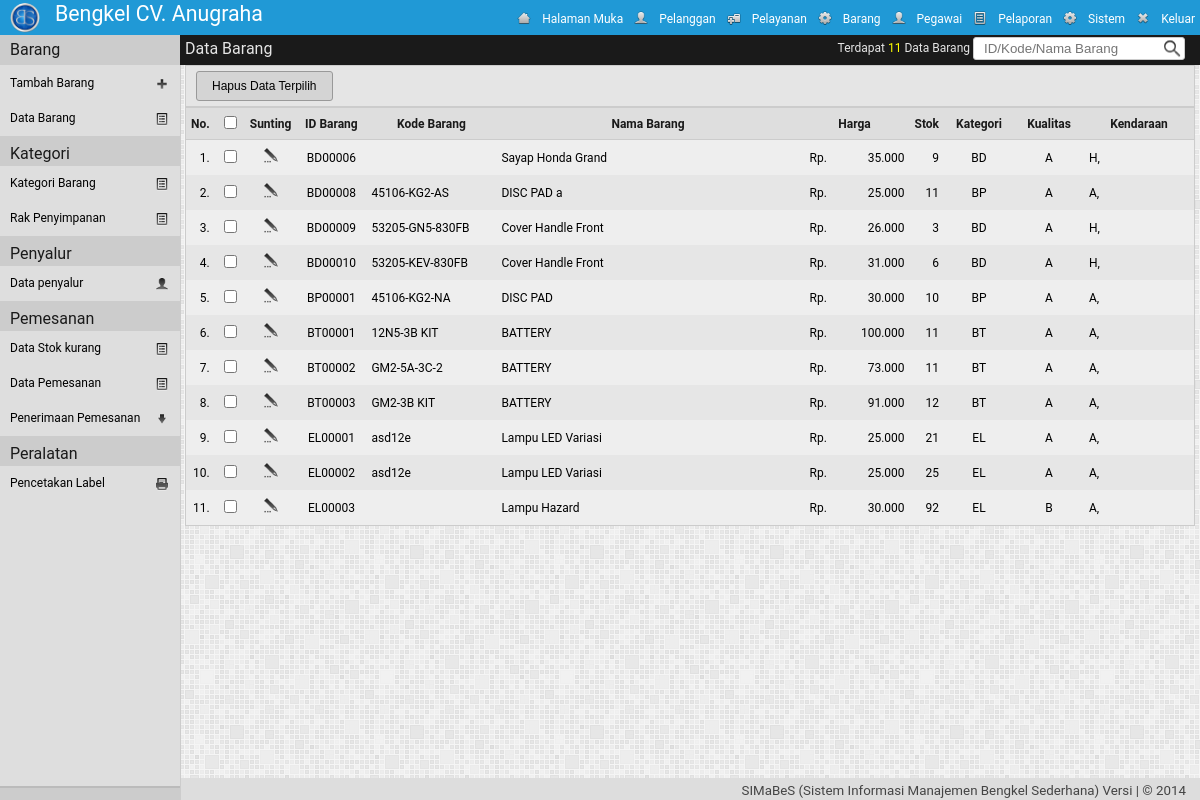
Page /adm/?mod=barang&h=data (signed in) on the committed database.
### tables this page shows
CREATE TABLE IF NOT EXISTS `pengaturan` (
`id` int(1) NOT NULL,
  `nm_bengkel` varchar(30) NOT NULL,
  `telp1` varchar(30) NOT NULL,
  `telp2` varchar(30) NOT NULL,
  `almt_bengkel` text NOT NULL,
  `logo_bengkel` text NOT NULL,
  `tentang_bengkel` text NOT NULL
);

CREATE TABLE IF NOT EXISTS `akses_pengguna` (
  `kel_id` int(2) NOT NULL,
  `id_menu` int(2) NOT NULL,
  `r` enum('0','1') NOT NULL
);

CREATE TABLE IF NOT EXISTS `menu` (
  `id_menu` int(2) NOT NULL,
  `nm_menu` varchar(20) NOT NULL,
  `class` varchar(10) NOT NULL,
  `links` text NOT NULL,
  `icon` text NOT NULL,
  `value` text NOT NULL
);

CREATE TABLE IF NOT EXISTS `br_data` (
  `id_brg` varchar(9) NOT NULL,
  `kode_brg` varchar(25) NOT NULL,
  `nm_brg` varchar(25) NOT NULL,
  `id_kt_brg` varchar(2) NOT NULL,
  `id_kualitas` varchar(2) NOT NULL,
  `hrg_beli` double NOT NULL,
  `hrg_jual` double NOT NULL,
  `id_satuan` varchar(2) NOT NULL,
  `stok` int(5) NOT NULL,
  `stok_min` int(3) NOT NULL,
  `id_rak` int(2) NOT NULL,
  `id_sup` varchar(5) NOT NULL,
  `tgl_masuk` date NOT NULL,
  `ket_brg` text NOT NULL,
  `photo_brg` text NOT NULL,
  `terjual` int(3) NOT NULL COMMENT 'jumlah yang telah terjual (pelayanan/penjualan)',
  `dipesan` enum('0','1','2') NOT NULL COMMENT '0: sudah diterima/belum dipesan, 1 : sudah dimasukan dalam pesanan 2: pesanan sudah ditindak lanjuti',
  `wkt_ubah` datetime NOT NULL
);

CREATE TABLE IF NOT EXISTS `br_data_perkendaraan` (
`id_data` int(11) NOT NULL,
  `id_brg` varchar(9) NOT NULL,
  `id_kendaraan` varchar(2) NOT NULL,
  `wkt_ubah` datetime NOT NULL
);

### adm/barang/class.php (called while the page is built, shortened)
<?php
class barang{
	function tampil_barang(){
		if(!empty($_GET['cari']) && empty($id_brg)){
			$cari = $_GET['cari'];
			$qry ="SELECT * FROM br_data WHERE id_brg='".$cari."' OR kode_brg='".$cari."'OR nm_brg LIKE '%".$cari."%' AND  stok>=stok_min ORDER BY id_brg ASC";
		}
		else{$qry = "SELECT * FROM br_data WHERE stok>=stok_min";}
		$run =mysql_query($qry) or die(mysql_error());
		while($row = mysql_fetch_array($run))
			$data[] = $row;
			return $data;
	}
	function tampil_br_kendaraan($id_brg){
		$qry = mysql_query("SELECT * FROM br_data_perkendaraan WHERE id_brg='$id_brg'") or die(mysql_error());
		while($row = mysql_fetch_array($qry))
			$data[] = $row;
			return $data;
	}
}
?>

### adm/barang/barang_data.php (the view)
<?php
	$lokasi="Data Barang";
	$brg = new barang();
	$tampil = $brg->tampil_barang();
	$jml = count($tampil);
	$banyak = $jml;
	echo'
	<div class="konten">
		<div class="lokasi">
			<label>'.$lokasi.'</label>
			<div class="kanan2">
				<form action="" method="get" name="fpencarian" id="fpencarian">
				<label>Terdapat <font>'.$jml.' </font> '. $lokasi .' </label>
				<input name="mod" value="barang"  type="hidden" >
				<input name="h" value="data"  type="hidden" >
				<input name="cari" id="cari" size="20" maxlength="50" class="text-pencarian" type="text" value="';if(!empty($_GET['cari'])){echo $_GET['cari'];} echo'" placeholder="ID/Kode/Nama Barang" title="Kode barang / Nama barang">
				</form>
			</div>
		</div>
	<form class="form1" name="form1" method="post" action="?mod='.$_GET['mod'].'&h=aksi" onsubmit="return cek_chk(\'Pilih data yang akan dihapus\')">
		<div class="alat">
			<input name="br_hapus" value="Hapus Data Terpilih" class="hapus" id="sendiri" align="float" type="submit"/>
			<input type="hidden" name="lokasi" value="'.$lokasi.'">
		</div>
	<table cellpadding="5" cellspacing="0" class="table">
	<tr id="th"><th align="right" width="10px">No.</th>
		<th align="center" width="10px"><input type="checkbox" id="semua" name="semua" onclick="checkUncheckAll('.$banyak.')"></th>
		<th align="center" width="10px">Sunting</th>
		<th align="center" width="60px">ID Barang</th><th align="center" width="120px">Kode Barang</th><th align="center">Nama Barang</th>
		<th align="center" width="100px">Harga</th><th align="center" width="10px">Stok</td><th align="center" width="60px">Kategori</th>
		<th align="center" width="60px">Kualitas</th><th align="center" width="100px">Kendaraan</th>
	</tr>';
$i=1;
if($jml > 0){
	foreach($tampil as $data){
		$kolom= ($i%2 == 1)? "kolom-ganjil" : "kolom-genap";
	echo'
	<tr class="'.$kolom.'">
		<td align="right">'.$i.'.</td>
		<td align="center"><input name="item[]" id="item'.$i.'" value="'.$data['id_brg'].'" type="checkbox"></td>
		<td align="center"><a href="?mod=barang&h=sunting&id_brg='.$data['id_brg'].'"><img src="../img/sunting.png" height="20px" width="20px"></a></td>
		<td align="center">'.$data['id_brg'].'</td>
		<td >'.$data['kode_brg'].'</td>
		<td>'.$data['nm_brg'].'</td>
		<td align="right">';
				$harga = $data['hrg_jual'];
				$Format_Harga = number_format($harga, 0,',','.');
				echo '<span class="mu">Rp. </span>'.$Format_Harga;
		echo'
		</td>
		<td align="right">'.$data['stok'].'</td>
		<td align="center">'.$data['id_kt_brg'].'</td>
		<td align="center">'.$data['id_kualitas'].'</td>
		<td>';
			$id_brg = $data['id_brg'];
			$tampil2 = $brg->tampil_br_kendaraan($id_brg);
			foreach($tampil2 as $data2){
				echo $data2['id_kendaraan'].', ';
			}
		echo'
		</td>
	</tr>';
	$i++;
	}
	echo'
	</table>
	</form>
	</div>';
}
elseif(count($tampil)==0  && !empty($_GET['cari'])){
	echo "<script type='text/javascript'> alert('Pencarian [".$_GET['cari']."] tidak ditemukan');history.back()</script>";
}
else{
	echo "<script type='text/javascript'> alert('Barang kosong');window.location='?mod=barang&h=tambah'</script>";
}
?>

### adm/header.php
<?php
	$qpeng=mysql_query("SELECT * FROM pengaturan  LIMIT 1");
	$dpeng=mysql_fetch_object($qpeng);
	$qmenu="select id_menu  from akses_pengguna where  kel_id='".$_SESSION['kel_id']."' AND r='1' ";
	$dmenu=mysql_query($qmenu) or die (mysql_error());
echo'
<!DOCTYPE html PUBLIC "-//W3C//DTD XHTML 1.0 Strict//EN"
	"http://www.w3.org/TR/xhtml1/DTD/xhtml1-strict.dtd">
<html xmlns="http://www.w3.org/1999/xhtml" xml:lang="en" lang="en">
<head>
<title>'.$aplikasi." | ".strtoupper($_GET['mod']).' | Daily Build</title>
		<link rel="shortcut icon" href="../img/icon.ico" />
		<link rel="stylesheet" type="text/css" href="../styler/header.css">
		<link rel="stylesheet" type="text/css" href="../styler/style.css">
		<link rel="stylesheet" type="text/css" href="../styler/jquery-ui.css">
		<link rel="stylesheet" type="text/css" href="../styler/jquery-ui.theme.css">
		<script type="text/javascript" src="../styler/jquery-1.9.1.js"></script>
		<script type="text/javascript" src="../styler/jquery-ui.js"></script>
		<link rel="stylesheet" type="text/css" href="../styler/toastr.css">
		<script type="text/javascript" src="../styler/toastr.js"></script>
		<script type="text/javascript" src="../styler/toastr_option.js"></script>
		<script type="text/javascript" src="../styler/iframe.js"></script>
		<script type="text/javascript" src="../styler/check-uncheck.js"></script>
		<script src="../styler/tab.js" type="text/javascript"></script>
		<link href="../styler/tab.css" rel="stylesheet" type="text/css" />
</head>
<body >
<div class="header" >
	<div class="kiri">
		<a href="../index.php" target="_blank">
		<div class="logo"><img src="'.$dpeng->logo_bengkel.'"></div>
		<div class="namabengkel" >'.$dpeng->nm_bengkel.'</div></a>
	</div>
	<div class="kanan">
		<ul class="header-nav">';
			while ($dpengku2=mysql_fetch_object($dmenu)){
				$myquery="select *  from menu where id_menu='".$dpengku2->id_menu."'";
				$isi=mysql_query($myquery) or die (mysql_error());
				$dpengku=mysql_fetch_object($isi);
				echo "<a href='$dpengku->links' title='$dpengku->nm_menu' ><li class='$dpengku->class'><img class='img' src='$dpengku->icon'>$dpengku->nm_menu</li></a>";
			}
		echo'
		</ul>
	</div>
</div>
';
?>

### styler/header.css (style rules this page uses)
.header { top: 0px; width: 100%; height: 35px; padding: 0px; margin: 0px; color: #ffffff; background: #2099D6; position: fixed; z-index:1000; }
.kiri { float:left; width:auto; vertical-align:middle; }
.logo { float: left; margin: 3px 10px 5px 10px; padding: 0; vertical-align: middle; }
.logo img { width: 30px; height: 30x; border-radius: 20px; }
.namabengkel { float: left; margin: auto; padding: 5px; text-align: left; font-size: 16pt; color:#ffffff; }
.kanan { height:34px; width:auto; float:right; right: 0px; display: inline; }
.header-nav { list-style: none; margin: 0px; padding: 0px; }
.header-nav li { color:#fff; line-height: 18px; text-indent: 0px; }
.header-nav li img { float: left; margin: 0px 10px 0px 0px ; height: 16px; width: 16px; }
.menu, .keluar { padding :10px 5px 7px 5px ; margin:0; float: left; text-align: center; vertical-align: top; }

### styler/style.css (style rules this page uses)
a { text-decoration: none; }
a:link,a:visited { color: #000000; }
body { font-family: Roboto,Open Sans,Sans, Sans Serif, Calibri, Arial; font-size: 12px; margin: 0px; padding: 0px; background: url('../img/bg.png') repeat; line-height: 1.5em; color: #444; height:100%; }
.konten { width: auto; height: auto; margin: 0 0 50px 180px; padding: 30px 5px 0px 5px; vertical-align:middle; font-size: 12px; color:#000; }
table { width: 100%; height: auto; margin: 0px 0px 10px 0px; border:1px solid #ccc; }
.mu { float:left; margin-left: 5px; }
.form1 { float:left; margin-bottom:10px; width:100%; }
div.alat { width : auto; padding:5px 0px 5px 10px ; background:#E5E5E5; border:1px solid #ccc; }
.tambah, .simpan, .perbaharui, .batal, .hapus, .cetak, .noPrint, .kembali { font-size:12px; padding-left:15px; padding-right:15px; height:30px; vertical-align:middle; border:1px solid #999999; cursor: pointer; color:#000; background:#D4D4D4; -webkit-transition:all 0.3s ease-in-out; -moz-transition:all 0.3s ease-in-out; -o-transition:all 0.3s ease-in-out; transition:all 0.3s ease-in-out; }
#sendiri { border-radius:3px; }
label { margin-left:10px; font-size: 12px; }
th { color: #1a1a1a; background: #dedede; border-bottom: solid 1px #ccc; height:20px; padding:5px; margin:0px; font-size: 12px; }
td { min-height:30px; }
.kolom-ganjil { background:#EEEEEE; }
.kolom-genap { background:#E6E6E6; }
table { background:#eee; }
.text-pencarian { border: 1px solid #ccc; border-radius: 3px; background: url(../img/pencarian.png) no-repeat right ; background-color:#fff; color: #000000; margin:0px; padding: 3px 23px 3px 10px; vertical-align:middle; }
.lokasi { top:35px; left:180px; margin:0px 0px 5px 0px; padding:5px; height:20px; vertical-align:middle; color:#E5E5E5; position:fixed; width:100%; float:right; z-index:999; background: #1A1A1A; }
.lokasi > label { font-size:12pt; margin:0px; }
.kanan2 { width:auto; float:right; top:2px; right: 205px; position: absolute; vertical-align:middle; }
.kanan2 font { color:#FFFF00; }

### rows in the picture
pengaturan: logo_bengkel (picture), nm_bengkel "Bengkel CV. Anugraha"
akses_pengguna: id_menu.icon (picture), id_menu.nm_menu "Halaman Muka"
akses_pengguna: id_menu.icon (picture), id_menu.nm_menu "Pelanggan"
akses_pengguna: id_menu.icon (picture), id_menu.nm_menu "Pelayanan"
akses_pengguna: id_menu.icon (picture), id_menu.nm_menu "Barang"
akses_pengguna: id_menu.icon (picture), id_menu.nm_menu "Pegawai"
akses_pengguna: id_menu.icon (picture), id_menu.nm_menu "Pelaporan"
akses_pengguna: id_menu.icon (picture), id_menu.nm_menu "Sistem"
akses_pengguna: id_menu.icon (picture), id_menu.nm_menu "Keluar"
br_data: id_brg "BD00006", nm_brg "Sayap Honda Grand", hrg_jual "35.000", stok "9", id_kt_brg "BD", id_kualitas "A"
br_data_perkendaraan: id_kendaraan "H"
br_data: id_brg "BD00008", kode_brg "45106-KG2-AS", nm_brg "DISC PAD a", hrg_jual "25.000", stok "11", id_kt_brg "BP", id_kualitas "A"
br_data_perkendaraan: id_kendaraan "A"
br_data: id_brg "BD00009", kode_brg "53205-GN5-830FB", nm_brg "Cover Handle Front", hrg_jual "26.000", stok "3", id_kt_brg "BD", id_kualitas "A"
br_data_perkendaraan: id_kendaraan "H"
br_data: id_brg "BD00010", kode_brg "53205-KEV-830FB", nm_brg "Cover Handle Front", hrg_jual "31.000", stok "6", id_kt_brg "BD", id_kualitas "A"
br_data_perkendaraan: id_kendaraan "H"
br_data: id_brg "BP00001", kode_brg "45106-KG2-NA", nm_brg "DISC PAD", hrg_jual "30.000", stok "10", id_kt_brg "BP", id_kualitas "A"
br_data_perkendaraan: id_kendaraan "A"
br_data: id_brg "BT00001", kode_brg "12N5-3B KIT", nm_brg "BATTERY", hrg_jual "100.000", stok "11", id_kt_brg "BT", id_kualitas "A"
br_data_perkendaraan: id_kendaraan "A"
br_data: id_brg "BT00002", kode_brg "GM2-5A-3C-2", nm_brg "BATTERY", hrg_jual "73.000", stok "11", id_kt_brg "BT", id_kualitas "A"
br_data_perkendaraan: id_kendaraan "A"
br_data: id_brg "BT00003", kode_brg "GM2-3B KIT", nm_brg "BATTERY", hrg_jual "91.000", stok "12", id_kt_brg "BT", id_kualitas "A"
br_data_perkendaraan: id_kendaraan "A"
br_data: id_brg "EL00001", kode_brg "asd12e", nm_brg "Lampu LED Variasi", hrg_jual "25.000", stok "21", id_kt_brg "EL", id_kualitas "A"
br_data_perkendaraan: id_kendaraan "A"
br_data: id_brg "EL00002", kode_brg "asd12e", nm_brg "Lampu LED Variasi", hrg_jual "25.000", stok "25", id_kt_brg "EL", id_kualitas "A"
br_data_perkendaraan: id_kendaraan "A"
br_data: id_brg "EL00003", nm_brg "Lampu Hazard", hrg_jual "30.000", stok "92", id_kt_brg "EL", id_kualitas "B"
br_data_perkendaraan: id_kendaraan "A"

### other values in the picture
$lokasi "Data Barang"
$jml "11"
